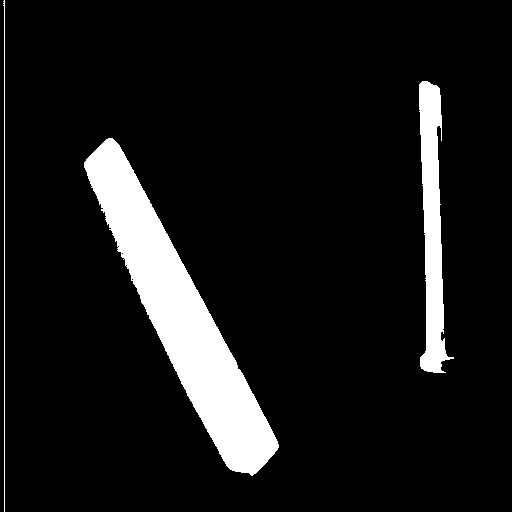
#> input picture Practica 8/r_img1.jpg, 512 x 512 px
$ python ejercicio1.py r_img1.jpg r_img2.jpg
#> lines starting #> are read from the running program, lines starting #| are printed output that depends on the picture; after the words box and inside, x2 and y2 are one past the last pixel; in counts of white or black regions, pixels touching at a corner belong together
#!/usr/bin/python

import sys
import cv2 as cv
import numpy as np
from matplotlib import pyplot as plt

def thresholding(img):

	heigth = img.shape[0]
	width = img.shape[1]

	for x in range(heigth):
	    for y in range(width):
	        color = img[x][y]
	        if 104 < color:
	        	img[x][y] = 255
	        else:
	        	img[x][y] = 0

	return img


def operator_and(img1, img2):

    img1 = cv.bitwise_not(img1)
    img2 = cv.bitwise_not(img2)

    img1 = thresholding(img1)
    cv.imwrite('img3.png',img1)
    img2 = thresholding(img2)
    cv.imwrite('img4.png',img2)

    new_image = cv.bitwise_and(img1, img2)

    return new_image

if __name__ == "__main__":

    filename1 = sys.argv[1]
    filename2 = sys.argv[2]

    # Leer imagenes
    img1 = cv.imread(filename1, 0)
#> img1 is the input picture: shape (512, 512); min 0, max 255, mean 23.9
    img2 = cv.imread(filename2, 0)
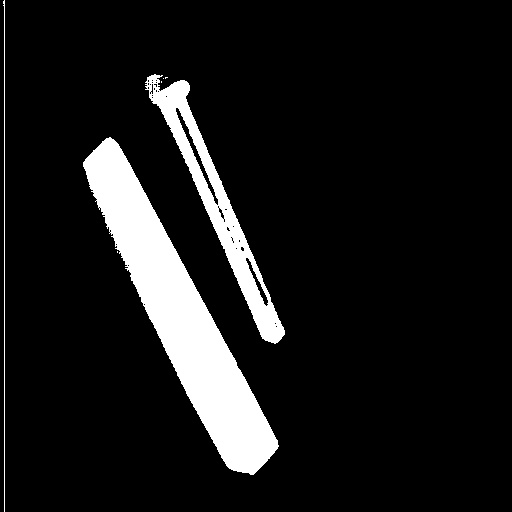
#> input picture Practica 8/r_img2.jpg, 512 x 512 px
#> img2 is the input picture: shape (512, 512); min 0, max 255, mean 25.3

    new_image = operator_and(img1,img2)
#> in operator_and, `img1 = cv.bitwise_not(img1)`:
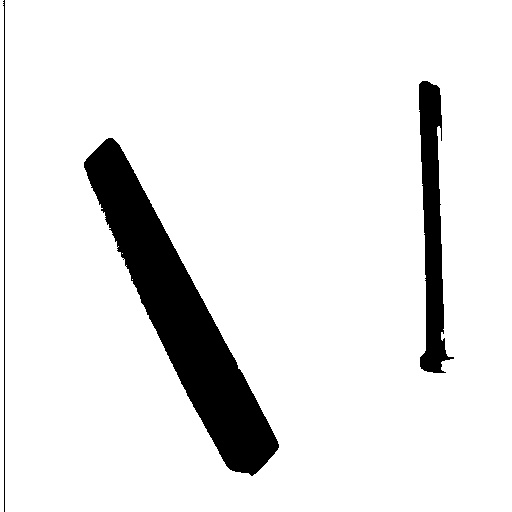
#> img1: shape (512, 512); min 0, max 255, mean 231.1
#> in operator_and, `img2 = cv.bitwise_not(img2)`:
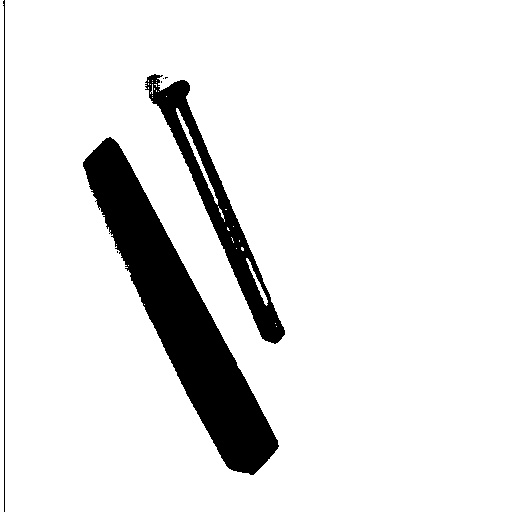
#> img2: shape (512, 512); min 0, max 255, mean 229.7
#> after the loop in thresholding, `for x in range(heigth):`: img: shape (512, 512); 90.6% white; 3 black regions, box (x1, y1, x2, y2) and area: (84, 138, 279, 476) 18818, (419, 81, 454, 373) 5282, (3, 0, 5, 512) 515
#> after the loop in thresholding (call 2), `for x in range(heigth):`: img: shape (512, 512); 90.1% white; 7 black regions (4 under 20 px), largest, box (x1, y1, x2, y2) and area: (83, 137, 279, 475) 18940, (145, 74, 285, 344) 6600, (3, 0, 5, 512) 516
#> in operator_and, `new_image = cv.bitwise_and(img1, img2)`:
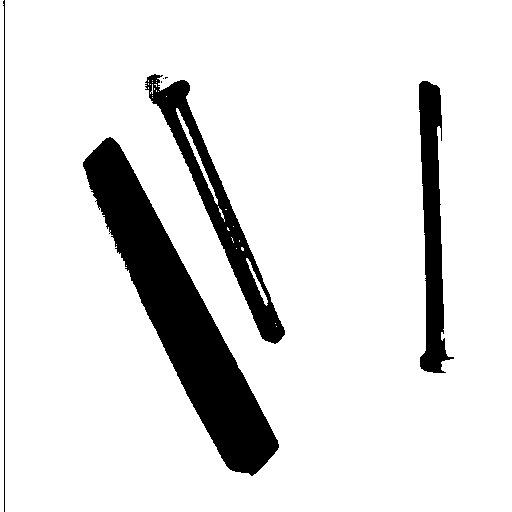
#> new_image: shape (512, 512); 88% white; 7 black regions (3 under 20 px), largest, box (x1, y1, x2, y2) and area: (83, 137, 279, 476) 19023, (145, 74, 285, 344) 6600, (419, 81, 454, 373) 5282, (3, 0, 5, 512) 516

    # Saving result
    cv.imwrite('resultado_1_3.jpg', new_image)

    cv.waitKey(0)
    cv.destroyAllWindows()
    cv.waitKey(1)
    exit()
#> (the program exits here)
